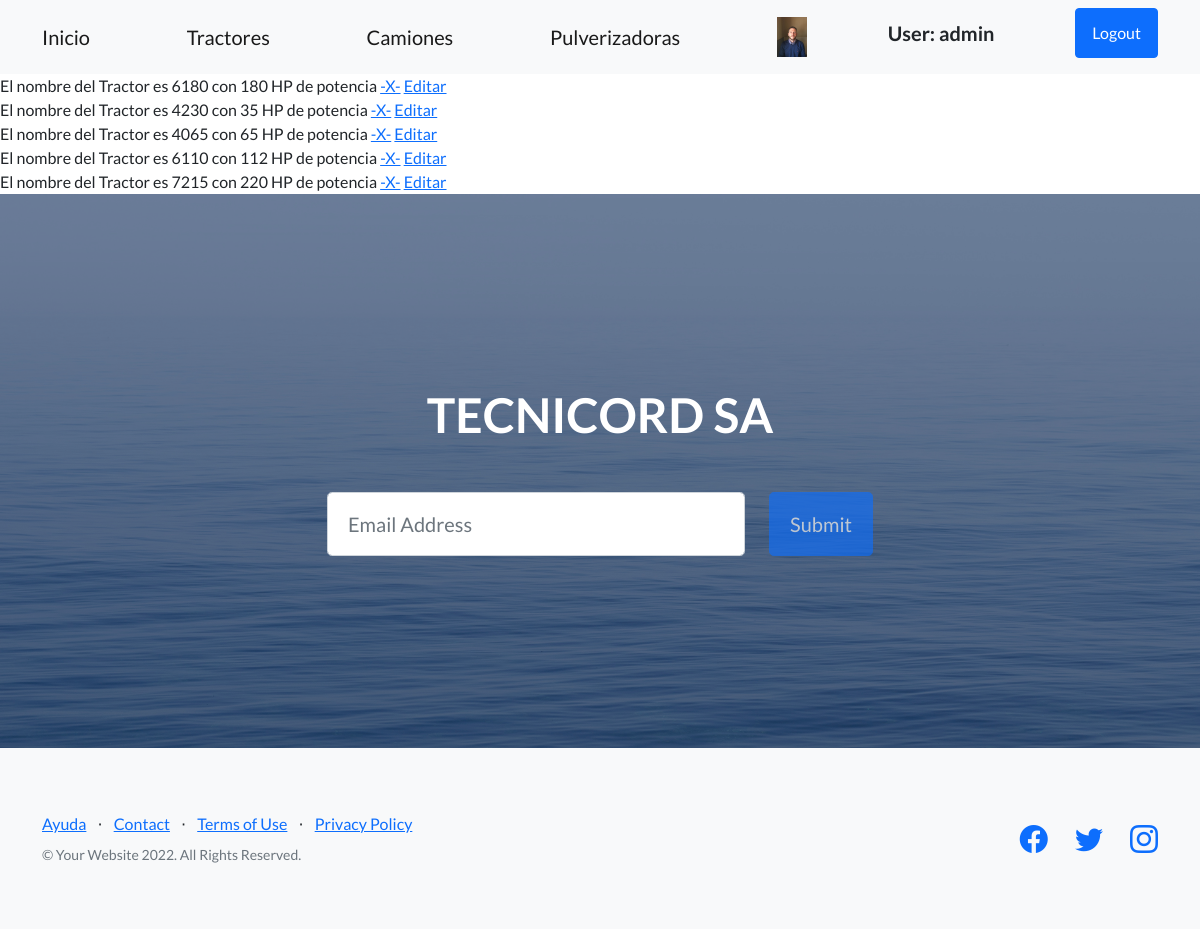
The app's page /Tecnicord/tractores/ (signed in) with its own data.
### UserTecnicord/models.py (models this page shows)
class Avatar(models.Model):
    user = models.OneToOneField(User, on_delete=models.CASCADE)
    imagen = models.ImageField(upload_to='avatares', null = True)

### Tecnicord/models.py (models this page shows, shortened)
class Tractores(models.Model):
    nombre = models.CharField(max_length=40)
    potencia = models.IntegerField(unique=True)

### Tecnicord/views.py (the view)
# urls.py: path('tractores/', TractoresList.as_view(), name='TecnicordTractores'),
class TractoresList(LoginRequiredMixin,ListView):
    model = Tractores
    template_name = 'Tecnicord/tractores.html'

### templates/Tecnicord/tractores.html (shortened to what this page needs)
{% extends 'index.html' %}
{% block inicio %}
 {% for tractor in object_list %}
        El nombre del Tractor es {{ tractor.nombre }} con {{ tractor.potencia }} HP de potencia
    <a href="{% url 'TecnicordEliminarTractor' tractor.potencia %}">-X-</a>
    <a href="{% url 'TecnicordEditarTractores' tractor.potencia %}" > Editar </a>
    <br>
 {% endfor %}
{% endblock %}

### templates/base/navigation.html
<nav class="navbar navbar-light bg-light static-top">
            <div class="container">
                <a class="navbar-brand" href="{% url 'TecnicordInicio' %}">Inicio</a>
                <a class="navbar-brand" href="{% url 'TecnicordTractores' %}">Tractores</a>
                <a class="navbar-brand" href="{% url 'TecnicordCamiones' %}">Camiones</a>
                <a class="navbar-brand" href="{% url 'TecnicordPulverizadoras' %}">Pulverizadoras</a>
                {% if user.is_authenticated %}
                        <img height = "40px" src=" {{ user.avatar.imagen.url }}" alt="">
                        <h5>User: {{ user.get_username }}<h5>
                        <a class="btn btn-primary" href="{% url 'UserTecnicordLogout' %}">Logout</a>
                {% else %}
                    <a class="btn btn-primary" href="{% url 'UserTecnicordLogin' %}">Login</a>
                    <a class="btn btn-primary" href="{% url 'UserTecnicordRegister' %}">Registro</a>
                {% endif %}
            </div>
        </nav>

### records on screen
Tractores: nombre "6180", potencia "180"
Tractores: nombre "4230", potencia "35"
Tractores: nombre "4065", potencia "65"
Tractores: nombre "6110", potencia "112"
Tractores: nombre "7215", potencia "220"

### other values on screen
{{ user.get_username }} "admin"
